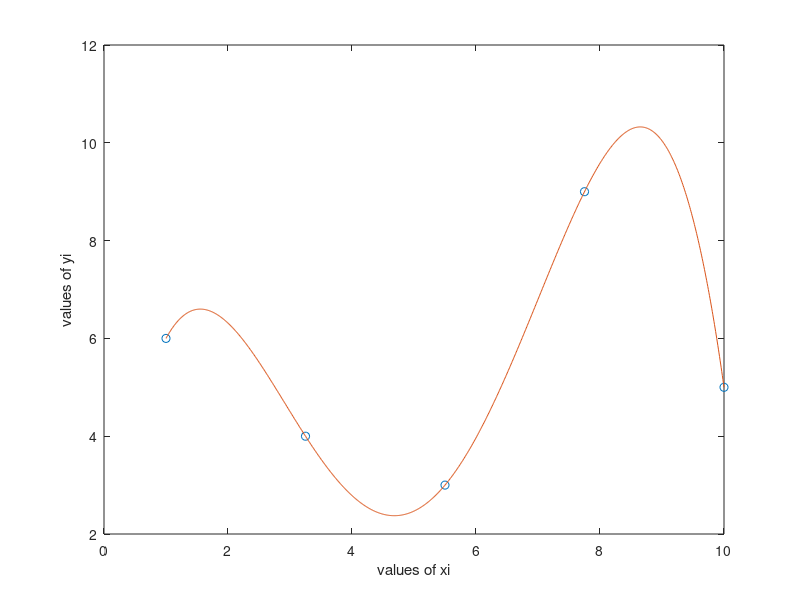

Reproduce this figure in MATLAB.
clear all
clc
close all
N = 5
x = linspace(1,10,N)
x = x'
y = randi(10,[1,N])
y = y'
G = []
for i = 1:5
    a = x(i)
    G = [G; 1 a^1 a^2 a^3 a^4]
end
disp (G)
format long
k = inv(G)*y
plot(x,y,'o')
xlabel('values of x')
ylabel('values of y')
hold on
xi = linspace(x(1),x(end),1000);
xi = xi';
g = []
for j = 0:4
    g = [g xi.^j];
end
size(g)
yi = g*k
plot(xi,yi)
xlabel('values of xi')
ylabel('values of yi')